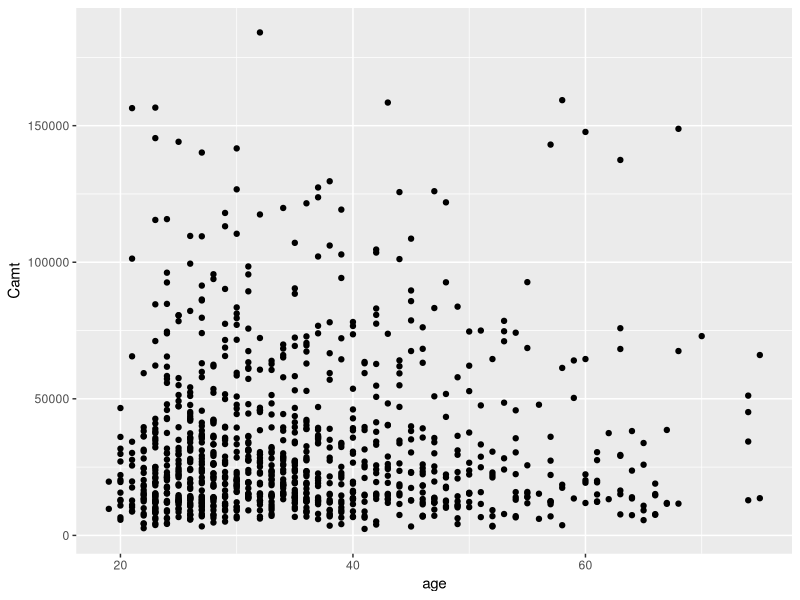
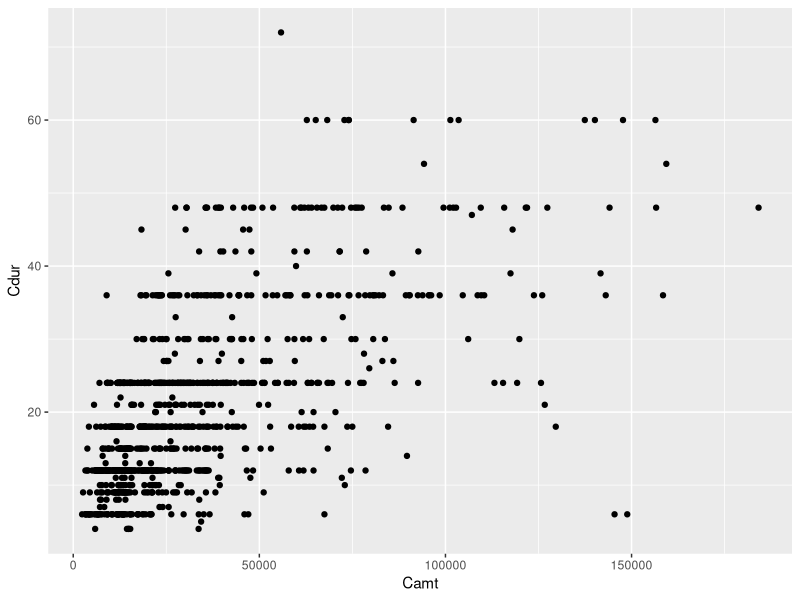
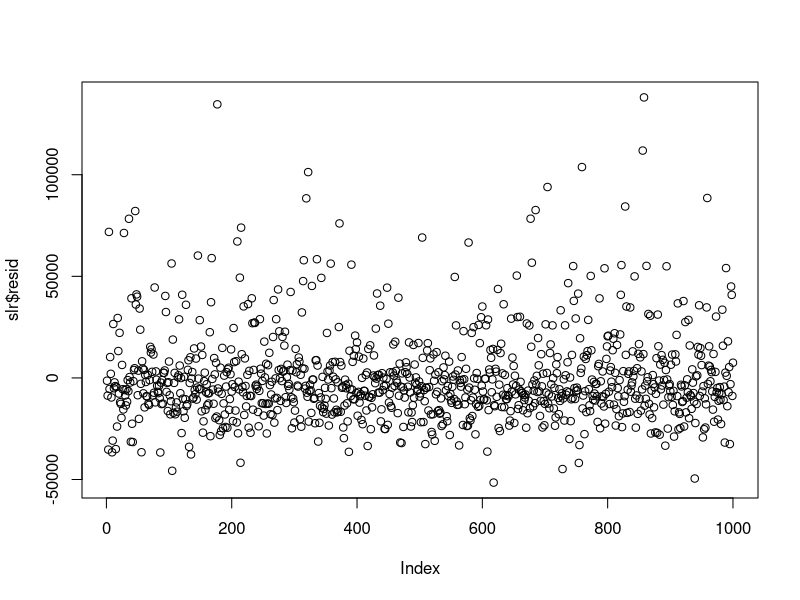
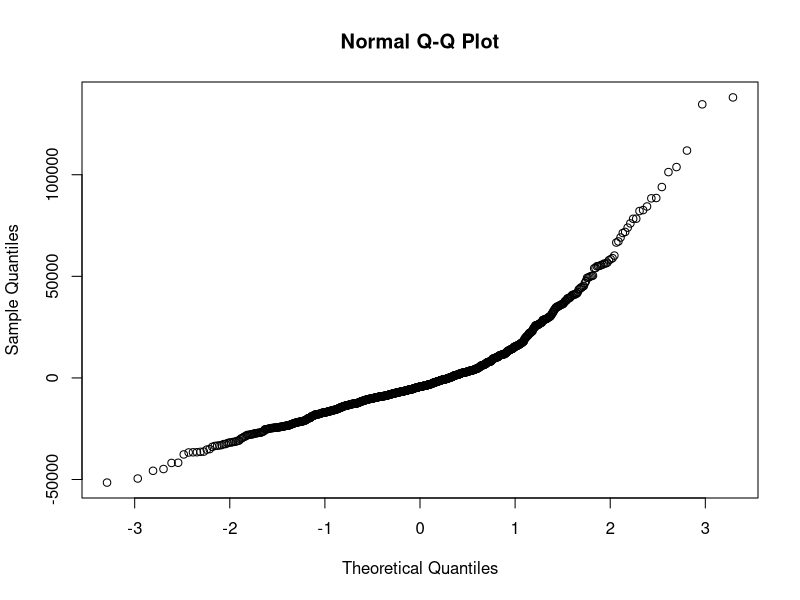
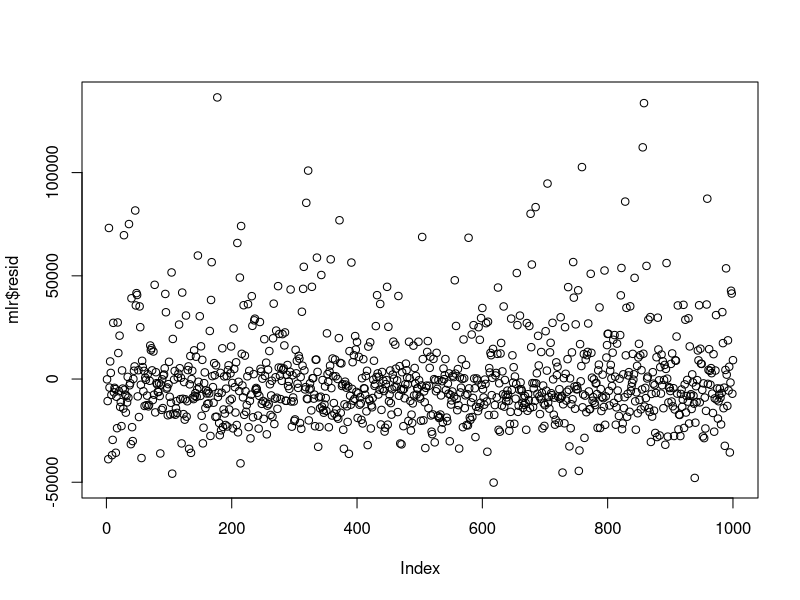
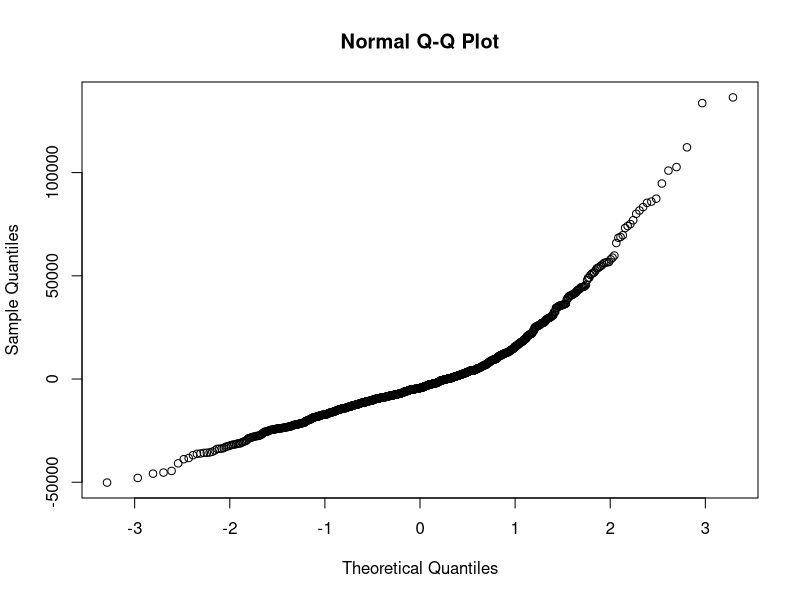

R code for these plots, in order:
## ---- chunk 1
setwd("D:\\SEM-VI\\EDA_CSE3506\\Lab\\Lab-1(07-01)_Basics")
rm(list=ls()) 		#To clear the environment
library(dplyr)    #dplyr is a library, which has functions related to data analysis
library("ggplot2")  
## ---- chunk 2
data <- read.csv("CreditWorthiness.csv",header=TRUE)
#data <- sample_n(data,15)
summary(data)
## ---- chunk 3
ggplot(data,aes(x=age,y=Camt))+geom_point() #To plot
## ---- chunk 4
cor.test(data$age,data$Camt)   # to find the correlation value
## ---- chunk 5
ggplot(data,aes(x=Camt,y=Cdur))+geom_point() #To plot
## ---- chunk 6
cor.test(data$Camt,data$Cdur)   # to find the correlation value
## ---- chunk 7
slr = lm(Camt~Cdur, data) 
summary(slr)
plot(slr$resid)  # Residual plot
qqnorm(slr$resid)   #Q-Q Plot
## ---- chunk 8
mlr = lm(Camt~Cdur+age, data) 
summary(mlr)
plot(mlr$resid)  # Residual plot
qqnorm(mlr$resid)   #Q-Q Plot
